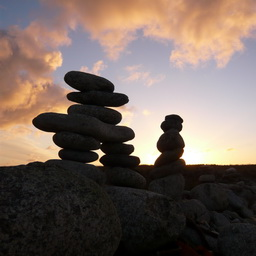
#> input picture imgs/100902.jpg, 256 x 256 px; its folder holds only this picture in this run
$ python main.py   (Python 2 division)
#> lines starting #> are read from the running program, lines starting #| are printed output that depends on the picture
### utils.py
from scipy.fftpack import fft2
import scipy as N
from numpy import *
from numpy.fft import fft2
import numpy as np


# [4 lines left out: function getTransform, not called in this run]


def getMappingCurve(img, theta0, theta1, theta2):
    T_HE = getTH(img)
    T_I = getTI()
    E = np.identity(256)
    DivGradient = abs(psf2otf([1, -1], [256, 256])) * abs(psf2otf([1, -1], [256, 256]))
    T = np.matrix((theta0 * E + theta1 * E + theta2 * DivGradient)).getI() * (np.reshape(np.matrix(theta0 * T_HE.T + theta1 * T_I.T), (256, 1)))
    T = (T - min(T))/ (max(T) - min(T))
    return T


def getTI():
    return np.array([float(i) / 255 for i in range(0, 256)])


def getTH(img):
    hist, bins = np.histogram(img.flatten(), 256, [0, 256])
    cdf = hist.cumsum()
    cdf_m = np.ma.masked_equal(cdf, 0)
    cdf_m = (cdf_m - cdf_m.min()) * 255 / (cdf_m.max() - cdf_m.min())
    cdf = np.ma.filled(cdf_m, 0).astype('float') / 255
    return cdf


def padzeros(mat, dim):
    """ Pad the given matrix with zeros to the given dimensions
     Inputs:
       mat -- (scipy) matrix to pad
       dim -- final dimensions of (scipy) matrix to return
     Outputs:
       newmat -- matrix of dimensions dim. the contents of mat are in the
             upper left-hand corner
     """

    h, w = dim
    newmat = N.zeros((h, w))

    oldh, oldw = mat.shape

    if h < oldh or w < oldw:
        print "Size mismatch: (", h, ", ", w, ") < (", oldh, ", ", oldw, ")"
        # sys.exit(1)

    for i in xrange(min(oldh,h)):
        for j in xrange(min(oldw,w)):
            newmat[i, j] = mat[i, j]

    return newmat


# [42 lines left out: function circshift, not called in this run]


def psf2otf(psf, dim):
    """ Based on the matlab function of the same name"""

    psf = np.reshape(psf,[1, len(psf)])
    h, w = np.shape(psf)

    mat = padzeros(psf, dim)

    mat = circshift(mat, 'horiz', -(w/2))
    mat = circshift(mat, 'vert', -(h/2))

    otf = fft2(mat)

    return otf

### main.py
import cv2
import os
import utils


rootdir = "./imgs/"
theta0 = 1.3945
theta1 = 9.1377
theta2 = 0.5
extension = ".jpg"

if __name__ == '__main__':
    for parent, dirnames, filenames in os.walk(rootdir):
        for filename in filenames:
            f,ext = os.path.splitext(rootdir+filename) # Split filename and type
            if ext == extension:
                print "process image... %s" % rootdir+filename
                img = cv2.imread(rootdir+filename)
#> img is the input picture: shape (256, 256, 3); mean B, G, R 92.7, 101.3, 116.9
                imgHSV = cv2.cvtColor(img, cv2.COLOR_BGR2HSV)
#> imgHSV: shape (256, 256, 3); mean H, S, V 48.1, 63.7, 118.5
                imgH, imgS, imgV = cv2.split(imgHSV)
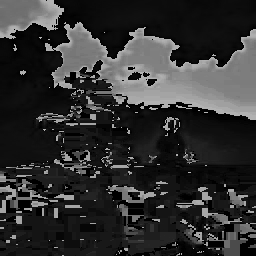
#> imgH: shape (256, 256); min 0, max 179, mean 48.1
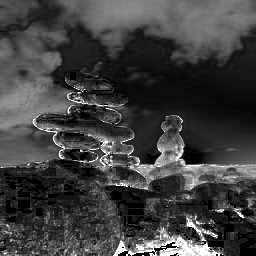
#> imgS: shape (256, 256); min 0, max 255, mean 63.7
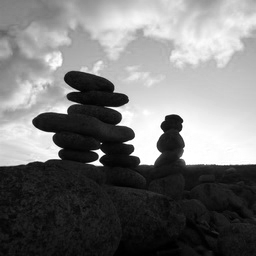
#> imgV: shape (256, 256); min 0, max 255, mean 118.5
                T = utils.getMappingCurve(imgV, theta0, theta1, theta2)
#> in getTH, `hist, bins = np.histogram(img.flatten(), 256, [0, 256])`: hist = 256 values, max 1474 at index 21, min 2 at index 73, mean 256; bins = 257 values from 0 to 256
#> in getTH, `cdf = hist.cumsum()`: cdf = 256 values from 135 to 65536
#> in getTH, `cdf = np.ma.filled(cdf_m, 0).astype('float') / 255`: cdf = 256 values from 0 to 1
#> (the run stopped early here; a loop or call above may not have finished)

$ run again, on imgs/131805.jpg
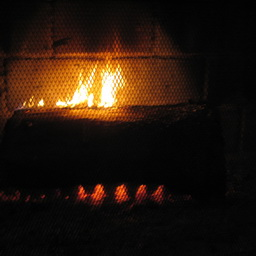
#> input picture imgs/131805.jpg, 256 x 256 px
#> img is the input picture: shape (256, 256, 3); mean B, G, R 12.8, 22.7, 36.7
#> imgHSV: shape (256, 256, 3); mean H, S, V 10.8, 67.1, 36.8
#> `imgH, imgS, imgV = cv2.split(imgHSV)`:
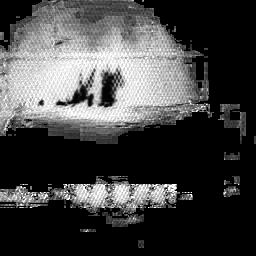
#> imgS: shape (256, 256); min 0, max 255, mean 67.1
#> `imgH, imgS, imgV = cv2.split(imgHSV)`:
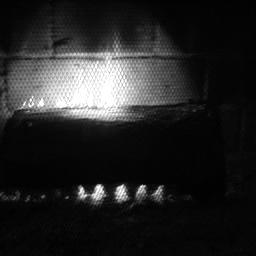
#> imgV: shape (256, 256); min 0, max 255, mean 36.8
#> hist = 256 values, max 7457 at index 5, min 4 at index 0, mean 256; bins = 257 values from 0 to 256
#> in getTH, `cdf = hist.cumsum()`: cdf = 256 values from 4 to 65536
#> in getTH, `cdf = np.ma.filled(cdf_m, 0).astype('float') / 255`: cdf = 256 values from 0 to 1

$ run again, on imgs/132901.jpg
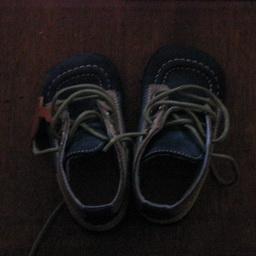
#> input picture imgs/132901.jpg, 256 x 256 px
#> img is the input picture: shape (256, 256, 3); mean B, G, R 23.4, 23.4, 28.5
#> imgHSV: shape (256, 256, 3); mean H, S, V 55.7, 67.2, 30.1
#> `imgH, imgS, imgV = cv2.split(imgHSV)`:
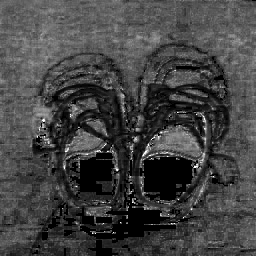
#> imgS: shape (256, 256); min 0, max 255, mean 67.2
#> `imgH, imgS, imgV = cv2.split(imgHSV)`:
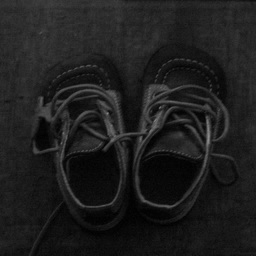
#> imgV: shape (256, 256); min 0, max 141, mean 30.1
#> hist = 256 values, max 1701 at index 23, min 0 at index 115, mean 256; bins = 257 values from 0 to 256
#> in getTH, `cdf = hist.cumsum()`: cdf = 256 values from 6 to 65536
#> in getTH, `cdf = np.ma.filled(cdf_m, 0).astype('float') / 255`: cdf = 256 values from 0 to 1

$ run again, on imgs/136009.jpg
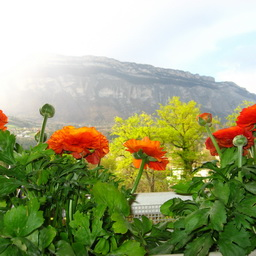
#> input picture imgs/136009.jpg, 256 x 256 px
#> img is the input picture: shape (256, 256, 3); mean B, G, R 122.8, 163.9, 157.1
#> imgHSV: shape (256, 256, 3); mean H, S, V 46.6, 108.8, 173.5
#> `imgH, imgS, imgV = cv2.split(imgHSV)`:
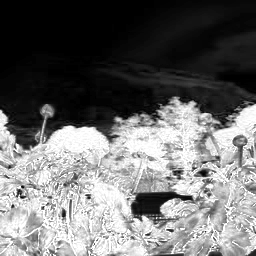
#> imgS: shape (256, 256); min 0, max 255, mean 108.8
#> `imgH, imgS, imgV = cv2.split(imgHSV)`:
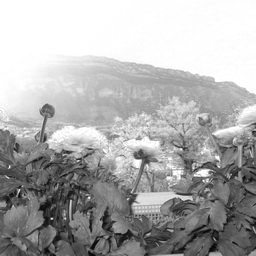
#> imgV: shape (256, 256); min 3, max 255, mean 173.5
#> hist = 256 values, max 8760 at index 255, min 0 at index 0, mean 256; bins = 257 values from 0 to 256
#> in getTH, `cdf = hist.cumsum()`: cdf = 256 values from 0 to 65536
#> in getTH, `cdf = np.ma.filled(cdf_m, 0).astype('float') / 255`: cdf = 256 values from 0 to 1
